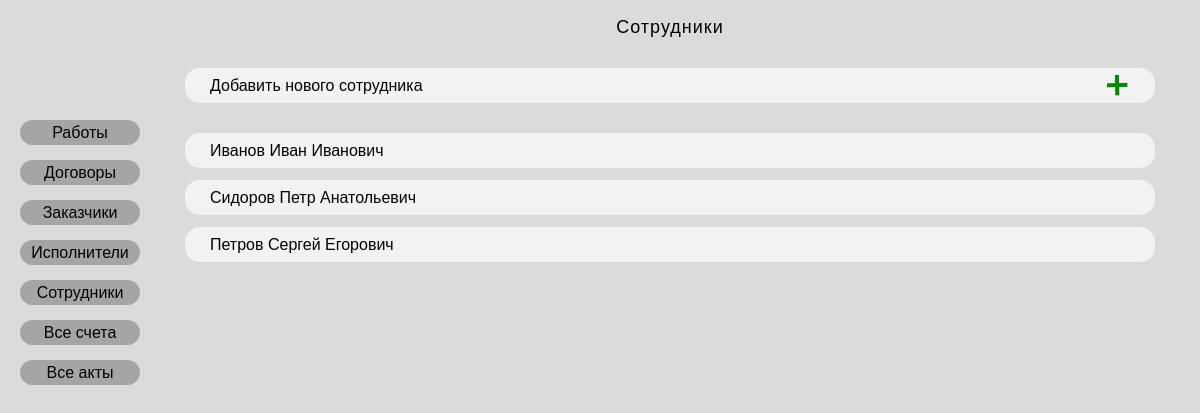
/contract/employee_list/, run on the app's committed database.
### vcrdocumentsproject/apps/document/models.py (models this page shows, shortened)
class Employees(models.Model):
    employee_code = models.AutoField('Код сотрудника', primary_key=True)
    fio = models.CharField('Фамилия, имя и отчество', max_length = 100)
    hide = models.BooleanField('Скрыть сотрудника', default=False, null=True)
    class Meta:
        verbose_name = "Сотрудник"
        verbose_name_plural = "Сотрудники"

### vcrdocumentsproject/apps/document/views.py (the view)
# urls.py: path('employee_list/', views.employee_list, name = 'employee_list'),
def employee_list(request):
    employee_list = Employees.objects.all()
    return render(request, 'document/employee_list.html', {'employee_list': employee_list})

### vcrdocumentsproject/templates/document/employee_list.html (shortened to what this page needs)
{% extends 'base.html' %}
{% block content %}
{% load static %}
<div class="content-container">
    <p class="title">Сотрудники</p>
    <a class="add-link" href="{% url 'contract:employee_add_form' %}">Добавить нового сотрудника<img class="plus-img" src="{% static 'document/images/plus.png' %}"></a>
    {% if employee_list %}
        {% for a in employee_list %}
            <a class="item" href="{% url 'contract:employee' a.employee_code %}">{{a.fio}}</a>
        {% endfor %}
    {% endif %}
</div>
{% endblock %}

### vcrdocumentsproject/apps/document/static/document/css/style.css (style rules this page uses)
* { box-sizing: border-box; }
.content-container { padding-top: 17px; width: 970px; margin-bottom: 15px; }
a { text-decoration: none; color: black; }
p { width: 220px; }
html { overflow-y: scroll; }
body { display: flex; background-color: rgba(196, 196, 196, 0.6); font-family: sans-serif; font-style: normal; font-weight: normal; font-size: 16px; line-height: 21px; cursor: default; }
.add-link { display: flex; align-items: center; justify-content: space-between; background-color: rgba(242, 242, 242, 1); width: 970px; height: 35px; padding-left: 25px; padding-right: 25px; color: black; border-radius: 15px; margin-bottom: 30px; }
.plus-img { width: 25px; }
.item { margin-bottom: 12px; display: flex; align-items: center; background-color: rgba(242, 242, 242, 1); width: 970px; height: 35px; padding-left: 25px; padding-right: 25px; border-radius: 15px; justify-content: space-between; }
.title { width: 970px; margin-top: 0px; text-align: center; font-size: 18px; margin-bottom: 30px; letter-spacing: 1px; }

### data on the page
Employees: fio "Иванов Иван Иванович"
Employees: fio "Сидоров Петр Анатольевич"
Employees: fio "Петров Сергей Егорович"
